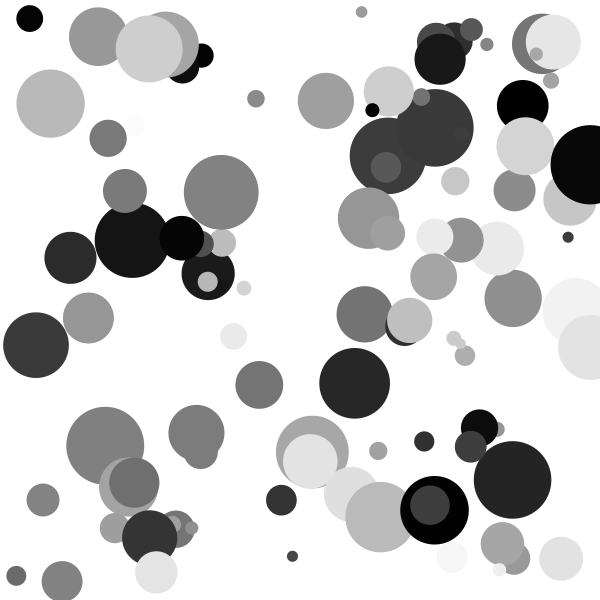
Frame 1 (no input)
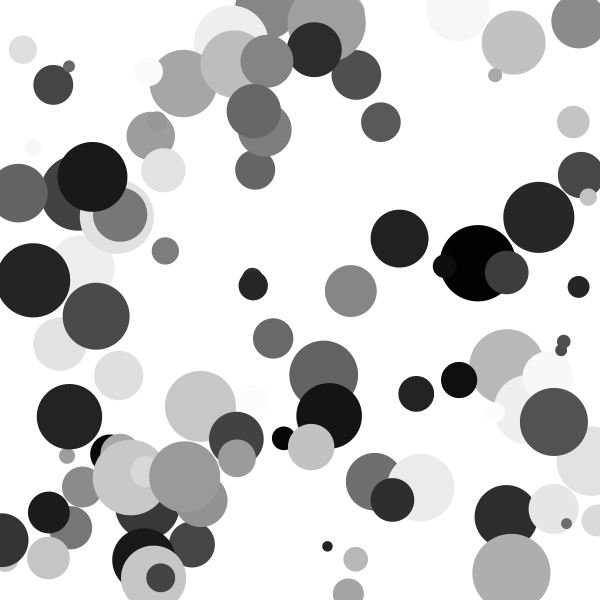
Frame 2 (the mouse pressed at the canvas centre, redrawn once)

The Processing sketch that drew these frames (run headless with seeded random() and noise(); the mouse was pressed at the canvas centre and the sketch redrawn once):

// Processing sketch: sketch_6
// ── sketch_6.pde
void setup() {
  size(600, 600);
  smooth();
  noLoop();
}
void draw() {
  background(255);

  for (int i = 0; i < 100; i++) {
    float x = random(width);
    float y = random(height);
    float radius = random(10, 80);   //different sizes
    float gray = random(0, 255);     //gray color
    fill(gray);
    noStroke();
    ellipse(x, y, radius, radius);
  }
}
